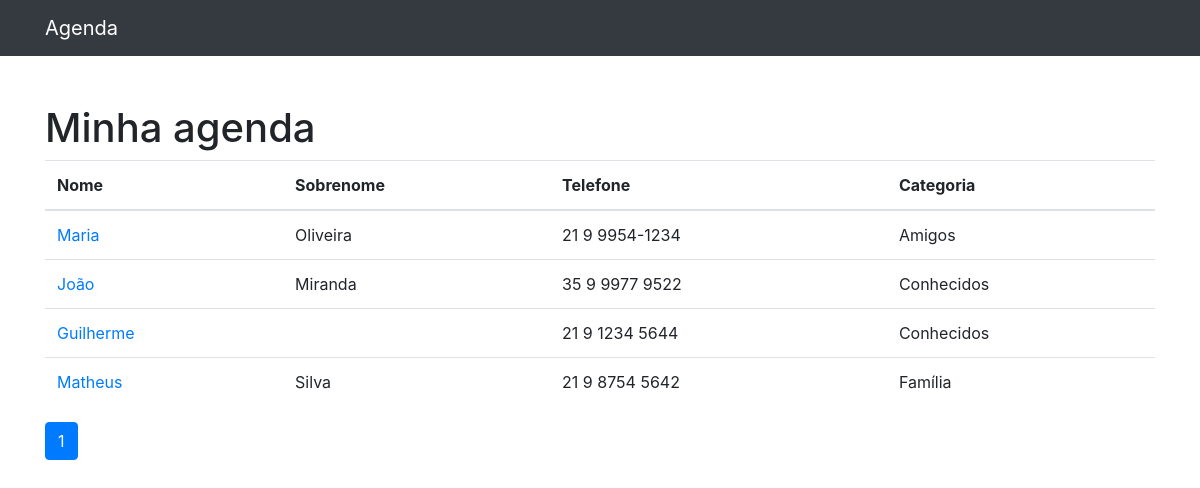
The page / on the database its author committed.
### contatos/models.py (models this page shows, shortened)
class Contato(models.Model):
    nome = models.CharField(max_length=150)
    sobrenome = models.CharField(max_length=255, blank=True)
    telefone = models.CharField(max_length=255)
    email = models.CharField(max_length=255, blank=True)
    data_criacao = models.DateTimeField(default=timezone.now)
    descricao = models.TextField(blank=True)
    categoria = models.ForeignKey(Categoria, on_delete=models.DO_NOTHING)
    mostrar = models.BooleanField(default=True)

class Categoria(models.Model):
    nome = models.CharField(max_length=255)
    def __str__(self):
        return self.nome

### contatos/views.py (the view)
# urls.py: path('', views.index, name='index'),
def index(request):
    contatos = Contato.objects.all()
    paginator = Paginator(contatos, 20)
    page = request.GET.get('p')
    contatos = paginator.get_page(page)
    return render(request, 'contatos/index.html', {
        'contatos': contatos
    })

### contatos/templates/contatos/index.html
{% extends 'base.html' %}
{%block 'conteudo'%}
<h1 class="mt-5">Minha agenda</h1>
<table class="table">
  <thead>
    <tr>
      <th>Nome</th>
      <th>Sobrenome</th>
      <th>Telefone</th>
      <th>Categoria</th>
    </tr>
  </thead>
  <tbody>
    {% for contato in contatos %}
      {% if contato.mostrar %}
    <tr>
      <td>
        <a href="{% url 'ver_contato' contato.id %}">{{ contato.nome }}</a>
      </td>
      <td>{{ contato.sobrenome }}</td>
      <td>{{ contato.telefone }}</td>
      <td>{{ contato.categoria }}</td>
    </tr>
      {%endif%}
    {% endfor %}
  </tbody>
</table>
<nav aria-label="Page navigation example">
  <ul class="pagination">
    {% for pagina in contatos.paginator.page_range %}
      {% if contatos.number == pagina %}
      <li class="page-item active">
        <a class="page-link" href="?p={{ pagina }}">{{ pagina }}</a>
      </li>
      {% else %}
      <li class="page-item">
        <a class="page-link" href="?p={{ pagina }}">{{ pagina }}</a>
      </li>
      {% endif %}
    {% endfor %}
  </ul>
</nav>
{%endblock%}

### rows shown on the page
Contato: nome "Maria", sobrenome "Oliveira", telefone "21 9 9954-1234", categoria "Amigos"
Contato: nome "João", sobrenome "Miranda", telefone "35 9 9977 9522", categoria "Conhecidos"
Contato: nome "Guilherme", telefone "21 9 1234 5644", categoria "Conhecidos"
Contato: nome "Matheus", sobrenome "Silva", telefone "21 9 8754 5642", categoria "Família"

### other values the page prints
{{ pagina }} "1"
